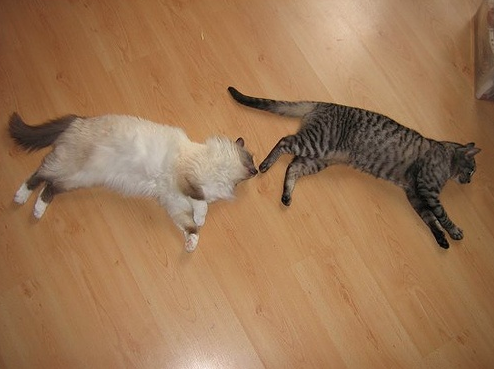
#> input picture Chapter07/pic/cat.png, 494 x 369 px
$ python wavelet2.py
#> lines starting #> are read from the running program, lines starting #| are printed output that depends on the picture
"""
Created by HenryMa on 2020/9/1
"""

__author__ = 'HenryMa'


import numpy as np
import pywt
import cv2
import matplotlib.pyplot as plt


if __name__ == '__main__':
    img = cv2.imread('../pic/cat.png')
#> img is the input picture: shape (369, 494, 3); mean B, G, R 84.3, 118.6, 157.1
    img = cv2.resize(img, (448, 448))
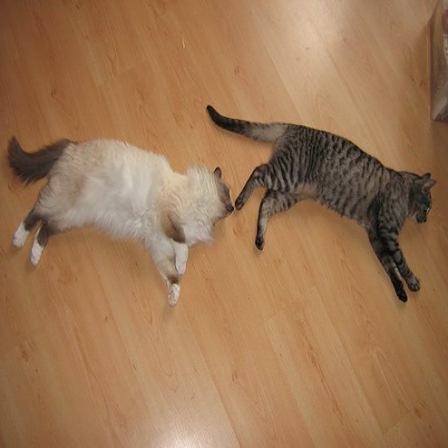
#> img: shape (448, 448, 3); mean B, G, R 84.2, 118.5, 157
    # 将多通道图像变为单通道图像
    img = cv2.cvtColor(img, cv2.COLOR_BGR2GRAY).astype(np.float32)
#> img: shape (448, 448) float32

    plt.figure('二维小波一级变换')
    coeffs = pywt.dwt2(img, 'haar')

    cA, (cH, cV, cD) = coeffs
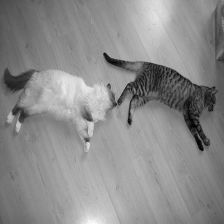
#> cA: shape (224, 224) float32; min 15.5, max 446.5, mean 252.2; drawn with min black and max white
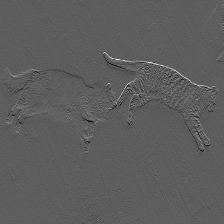
#> cH: shape (224, 224) float32; min -47, max 80.5, mean 0; drawn with min black and max white
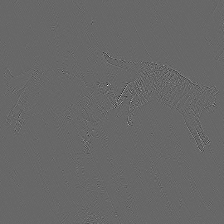
#> cD: shape (224, 224) float32; min -37.5, max 54.5, mean 0; drawn with min black and max white

    # 将各个子图进行拼接, 最后得到一张图
    AH = np.concatenate([cA, cH], axis=1)
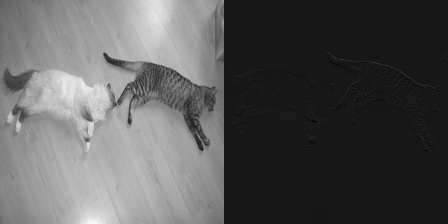
#> AH: shape (224, 448) float32; min -47, max 446.5, mean 126.1; drawn with min black and max white
    VD = np.concatenate([cV, cD], axis=1)
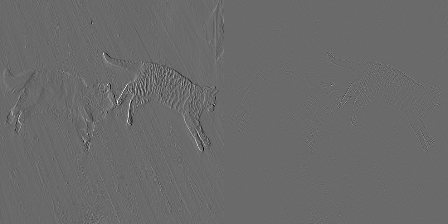
#> VD: shape (224, 448) float32; min -68.5, max 95.5, mean 0; drawn with min black and max white
    img = np.concatenate([AH, VD], axis=0)
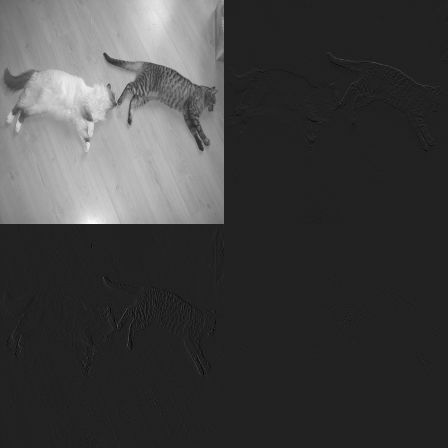
#> img: shape (448, 448) float32; min -68.5, max 446.5, mean 63; drawn with min black and max white

    # 显示为灰度图
    plt.imshow(img, 'gray')
    plt.title('result')
    plt.show()

    # img_out = cv2.resize(cA, (448, 448))
    # plt.imshow(img_out, 'gray')
    # plt.show()
